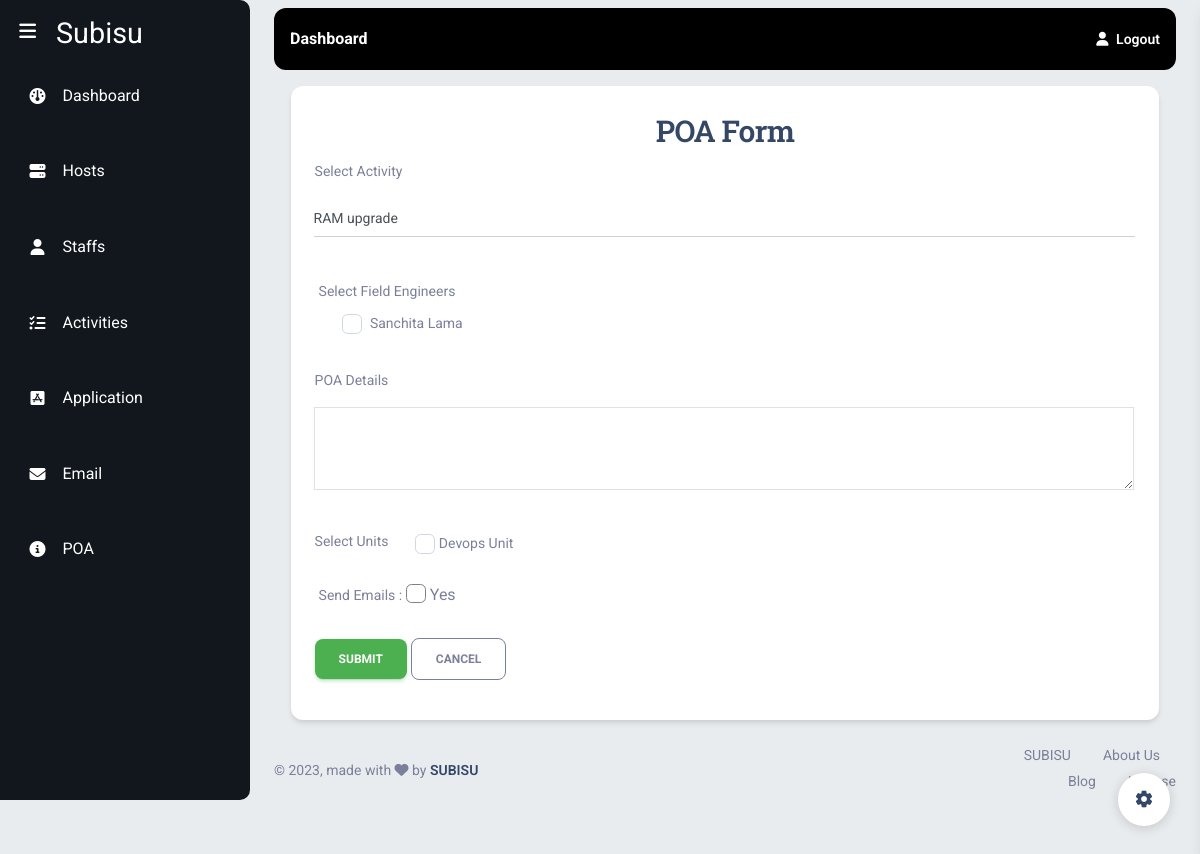
/create-poa/ (signed in), run on the app's committed database.
### Models/staffs.py (models this page shows, shortened)
class Staffs(models.Model):
    user = models.OneToOneField(User,  on_delete=models.CASCADE, related_query_name='staff', null=True)
    firstName = models.CharField(max_length = 100)
    middleName = models.CharField(max_length=100, null = True, blank = True)
    lastName = models.CharField(max_length=100)
    empId = models.IntegerField()
    unitId = models.ForeignKey(Units, on_delete=models.PROTECT)
    email = models.EmailField()
    status = models.BooleanField(default= True)

### Models/units.py (models this page shows, shortened)
class Units(models.Model):
    name = models.CharField(max_length = 100)
    departmentId = models.ForeignKey(Departments, on_delete=models.PROTECT)
    unitHead = models.CharField(max_length=100)
    email = models.EmailField()
    status = models.BooleanField(default=True)

### subisu/views.py (the view, shortened to what this page needs)
# urls.py: path('create-poa/', create_poa, name='create_poa'),
@login_required()
def create_poa(request):
    activities = Activities.objects.filter(Q(status=ACTIVITY_STATUS[0][0]) | Q(status=ACTIVITY_STATUS[1][0]))
    field_engineers = Staffs.objects.filter(status=True)
    units = Units.objects.filter(status=True)
    context = {
        'activities': activities,
        'field_engineers': field_engineers,
        'units': units
    }
    return render(request, 'subisu/create_poa.html', context)

### templates/subisu/create_poa.html (shortened to what this page needs)
{%extends 'subisu/base.html'%}
{%block start%}
<div class="row justify-content-center mt-3">
    <div class="col-md-11">
        <div class="card ">
            <div class="card-body">
            <h3 class="card-title text-center">POA Form</h3>
            <form method="POST" action="{% url 'create_poa' %}">
                <div class="input-group input-group-static mb-4">
                    <label for="id_activity_id">Select Activity</label>
                    <select id="id_activity_id" name="activity_id" class="form-control input-group input-group-outline my-3">
                      {% for activity in activities %}
                        <option value="{{ activity.id }}">{{ activity.title }}</option>
                      {% endfor %}
                    </select>
                  </div>
                <div class="form-group mb-4">
                    <label>Select Field Engineers</label><br>
                    {% for field_engineer in field_engineers %}
                      <div class="form-check form-check-inline">
                        <input type="checkbox" name="field_engineer[]" value="{{ field_engineer.id }}" class="form-check-input">
                        <label class="form-check-label">{{ field_engineer.firstName }} {% if field_engineer.middleName %} {{ field_engineer.middleName }} {% endif %} {{ field_engineer.lastName }}</label>
                      </div>
                    {% endfor %}
                  </div>
                <div class="input-group input-group-static mb-4">
                  <label for="id_poa_details">POA Details</label>
                  <textarea id="id_poa_details" name="poa_details" class="input-group input-group-outline my-3 border" rows="3"></textarea>
                </div>
                <div class="input-group input-group-static mb-4">
                    <label>Select Units</label><br>
                    {% for unit in units %}
                    <div class="form-check form-check-inline">
                        <input type="checkbox" name="units[]" value="{{ unit.id }}" class="form-check-input">
                        <label class="form-check-label">{{ unit.name }}</label>
                    </div>
                    {% endfor %}
                </div>
                <div class="form-group mb-4">
                    <label for="id_send_email" class="form-check-label">Send Emails : </label>
                    <input type="checkbox" id="id_send_email" name="send_email" class="form-check-input send-email" style="border:0.3px solid grey; "> Yes
                  </div>
                <button type="submit" class="btn btn-success">Submit</button>
                <a  class="btn btn-outline-secondary" href="{%url 'hosts'%}">Cancel</a>
              </form>
        </div>
    </div>
</div>
{%endblock%}

### data on the page
Staffs: firstName "Sanchita", lastName "Lama"
Units: name "Devops Unit"

### other printed values
form field activity_id "RAM upgrade"
